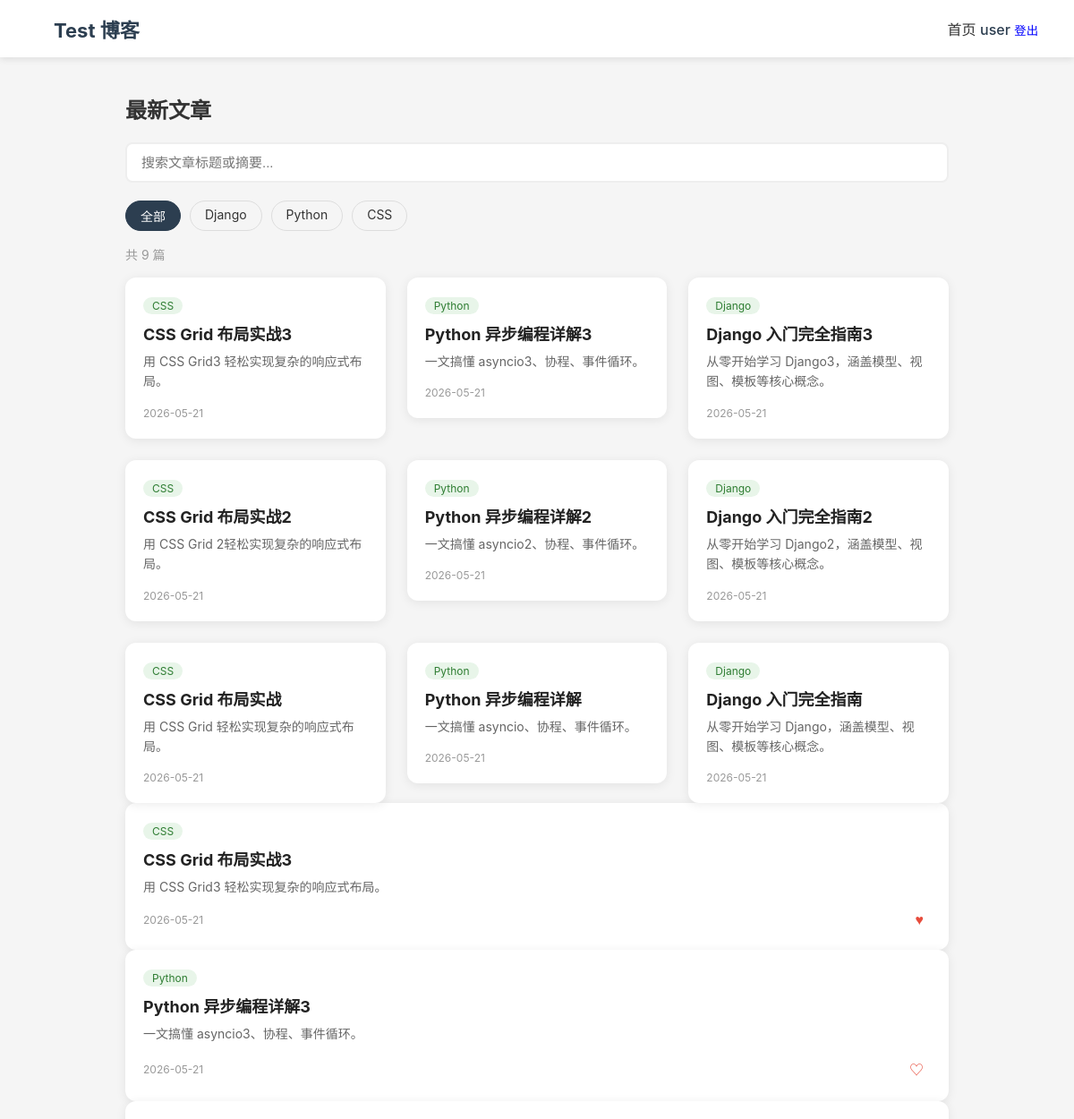
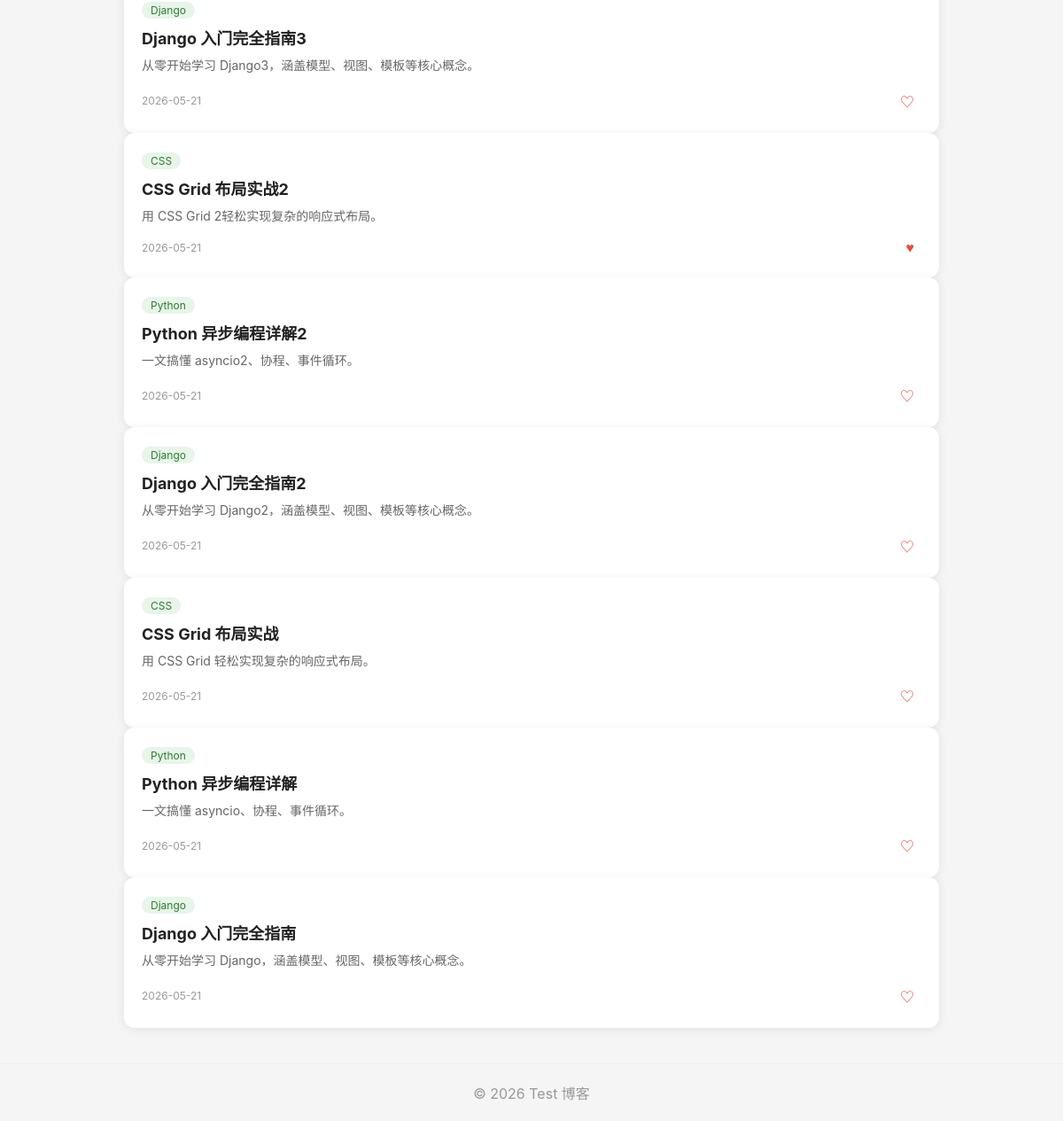
Screenshot of / (signed in) with the database file from the repository (2 pictures, top to bottom).
### blog/models.py (models this page shows, shortened)
class Category(models.Model):
    name = models.CharField("分类名", max_length=50, unique=True)
    slug = models.SlugField("URL 标识", max_length=50, unique=True)
    class Meta:
        verbose_name = "分类"
        verbose_name_plural = "分类"

class Post(models.Model):
    title = models.CharField("标题", max_length=200)
    slug = models.SlugField("URL 标识", max_length=200, unique=True)
    summary = models.TextField("摘要", blank=True)
    content = models.TextField("正文")
    category = models.ForeignKey(
        Category,
        on_delete=models.CASCADE,
        verbose_name="分类",
        related_name="posts",  # 反向查询：category.posts.all()
    )
    created_at = models.DateTimeField("创建时间", auto_now_add=True)
    updated_at = models.DateTimeField("更新时间", auto_now=True)
    favorites = models.ManyToManyField(
        User,
        related_name="favorite_posts",  # 反向查询：user.favorite_posts.all()
        verbose_name="收藏者",
        blank=True,
    )
    class Meta:
        verbose_name = "文章"
        verbose_name_plural = "文章"
        ordering = ["-created_at"]

### blog/views.py (the view)
# urls.py: path("", views.PostListView.as_view(), name="index"),
class PostListView(LoginRequiredMixin, ListView):
    model = Post  # 指定模型
    template_name = "blog/index.html"  # 指定模板（默认：blog/post_list.html）
    context_object_name = "posts"  # 模板中使用的变量名（默认：object_list）
    paginate_by = 12  # 每页 12 条（分页）
    ordering = ["-created_at"]  # 排序
    def get_queryset(self):
        queryset = super().get_queryset()
        self.category_slug = self.request.GET.get("category", "")
        if self.category_slug:
            queryset = queryset.filter(category__slug=self.category_slug)
        self.keyword = self.request.GET.get("q", "")
        if self.keyword:
            queryset = queryset.filter(
                Q(title__icontains=self.keyword) | Q(summary__icontains=self.keyword)
            )
        return queryset
    def get_context_data(self, **kwargs):
        context = super().get_context_data(**kwargs)
        context["categories"] = Category.objects.all()
        context["category_slug"] = self.category_slug
        context["keyword"] = self.keyword
        context["title"] = "RUNOOB 博客 - 首页"
        return context

### blog/templates/blog/index.html (shortened to what this page needs)
{% extends 'blog/base.html' %}
{% block content %}
  <h2 class="section-title">最新文章</h2>
  <div class="search-bar">
    <form method="get" action="{% url 'index' %}">
      <input type="text" name="q" value="{{ keyword }}" placeholder="搜索文章标题或摘要..." class="search-input" />
    </form>
  </div>
  <div class="category-bar">
    <a href="{% url 'index' %}" class="{% if not category_slug %}active{% endif %}">全部</a>
    {% for cat in categories %}
      <a href="{% url 'index' %}?category={{ cat.slug }}"
        class="{% if category_slug == cat.slug %}active{% endif %}">
        {{ cat.name }}
      </a>
    {% endfor %}
  </div>
  <p class="result-info">
    共 {{ posts.count }} 篇
  </p>
  {% if posts %}
    <div class="article-grid">
      {% for post in posts %}
        <a href="{% url 'post_detail' post.pk %}" class="card-link">
          <div class="article-card">
            <div class="card-content">
              <span class="card-category">{{ post.category.name }}</span>
              <h3>{{ post.title }}</h3>
              <p>{{ post.summary|truncatechars:80 }}</p>
              <span class="card-date">{{ post.created_at|date:'Y-m-d' }}</span>
            </div>
          </div>
        </a>
      {% endfor %}
    </div>
  {% else %}
    <p class="empty-tip">没有找到匹配的文章</p>
  {% endif %}
  {% for post in posts %}
    <div class="article-card">
      <div class="card-content">
        <span class="card-category">{{ post.category.name }}</span>
        <h3>{{ post.title }}</h3>
        <p>{{ post.summary|truncatechars:80 }}</p>
        <div class="card-footer">
          <span class="card-date">{{ post.created_at|date:'Y-m-d' }}</span>
          {% if user.is_authenticated %}
            <form method="post" action="{% url 'toggle_favorite' post.pk %}" class="fav-form">
              <button type="submit" class="fav-btn-small">
                {% if user in post.favorites.all %}
                  &#x2665;
                {% else %}
                  ♡
                {% endif %}
              </button>
            </form>
          {% endif %}
        </div>
      </div>
    </div>
  {% endfor %}
{% endblock %}

### blog/templates/blog/base.html (shortened to what this page needs)
<!DOCTYPE html>
<html lang="zh-CN">
  <head>
  </head>
  <body>
    <header class="navbar">
      <a href="/" class="logo">Test 博客</a>
      <nav>
        <a href="/">首页</a>
        {% if user.is_authenticated %}
          <span class="user-name">{{ user.username }}</span>
          <form action="{% url 'logout' %}" method="post" style="display: inline-block;">
            <button type="submit" style="border:none;background:none;color:blue;cursor:pointer;">登出</button>
          </form>
        {% else %}
          <a href="{% url 'login' %}">登录</a>
          <a href="{% url 'register' %}">注册</a>
        {% endif %}
      </nav>
    </header>
    <main class="container">
      {% block content %}
      {% endblock %}
    </main>
    <footer class="footer">
      <p>© 2026 Test 博客</p>
    </footer>
  </body>
</html>

### blog/templates/blog/base.html (style rules this page uses)
* { margin: 0; padding: 0; box-sizing: border-box; }
body { font-family: -apple-system, BlinkMacSystemFont, 'Segoe UI', Roboto, sans-serif; background: #f5f5f5; color: #333; }
.navbar { display: flex; justify-content: space-between; align-items: center; padding: 16px 40px; background: #fff; box-shadow: 0 2px 8px rgba(0, 0, 0, 0.1); }
.navbar .logo { font-size: 22px; font-weight: bold; color: #2c3e50; text-decoration: none; }
.navbar a { margin-left: 20px; text-decoration: none; color: #333; }
.container { max-width: 960px; margin: 40px auto; padding: 0 20px; }
.footer { text-align: center; padding: 20px; color: #999; border-top: 1px solid #eee; }
.section-title { font-size: 24px; margin-bottom: 20px; }
.article-grid { display: grid; grid-template-columns: repeat(auto-fill, minmax(280px, 1fr)); gap: 24px; }
.article-card { background: #fff; border-radius: 12px; overflow: hidden; box-shadow: 0 2px 12px rgba(0, 0, 0, 0.08); transition: transform 0.2s, box-shadow 0.2s; }
.card-content { padding: 20px; }
.card-category { display: inline-block; padding: 2px 10px; background: #e8f5e9; color: #2e7d32; border-radius: 12px; font-size: 12px; margin-bottom: 8px; }
.article-card h3 { font-size: 18px; margin-bottom: 8px; color: #222; }
.article-card p { font-size: 14px; color: #666; line-height: 1.6; margin-bottom: 12px; }
.card-date { font-size: 12px; color: #999; }
.search-bar { margin-bottom: 20px; }
.search-input { width: 100%; padding: 12px 16px; border: 2px solid #eee; border-radius: 8px; font-size: 15px; outline: none; transition: border-color 0.2s; }
.category-bar { display: flex; gap: 10px; margin-bottom: 16px; flex-wrap: wrap; }
.category-bar a { padding: 6px 16px; border: 1px solid #ddd; border-radius: 20px; text-decoration: none; color: #333; font-size: 14px; transition: all 0.2s; }
.category-bar a.active { background: #2c3e50; color: #fff; border-color: #2c3e50; }
.result-info { color: #999; font-size: 14px; margin-bottom: 16px; }
.card-link { text-decoration: none; color: inherit; }
.user-name { color: #2c3e50; font-weight: 500; }
.fav-btn, .fav-btn-small { background: none; border: none; font-size: 18px; cursor: pointer; color: #e74c3c; padding: 4px 8px; transition: transform 0.2s; }
.fav-btn-small { font-size: 16px; }
.fav-form { display: inline; }
.card-footer { display: flex; justify-content: space-between; align-items: center; margin-top: 10px; }

### rows the page displays
Category: name "Django"
Category: name "Python"
Category: name "CSS"
Post: category.name "CSS", title "CSS Grid 布局实战3", summary "用 CSS Grid3 轻松实现复杂的响应式布局。", created_at "2026-05-21"
Post: category.name "Python", title "Python 异步编程详解3", summary "一文搞懂 asyncio3、协程、事件循环。", created_at "2026-05-21"
Post: category.name "Django", title "Django 入门完全指南3", summary "从零开始学习 Django3，涵盖模型、视图、模板等核心概念。", created_at "2026-05-21"
Post: category.name "CSS", title "CSS Grid 布局实战2", summary "用 CSS Grid 2轻松实现复杂的响应式布局。", created_at "2026-05-21"
Post: category.name "Python", title "Python 异步编程详解2", summary "一文搞懂 asyncio2、协程、事件循环。", created_at "2026-05-21"
Post: category.name "Django", title "Django 入门完全指南2", summary "从零开始学习 Django2，涵盖模型、视图、模板等核心概念。", created_at "2026-05-21"
Post: category.name "CSS", title "CSS Grid 布局实战", summary "用 CSS Grid 轻松实现复杂的响应式布局。", created_at "2026-05-21"
Post: category.name "Python", title "Python 异步编程详解", summary "一文搞懂 asyncio、协程、事件循环。", created_at "2026-05-21"
Post: category.name "Django", title "Django 入门完全指南", summary "从零开始学习 Django，涵盖模型、视图、模板等核心概念。", created_at "2026-05-21"

### other values shown
{{ user.username }} "user"
{{ posts.count }} "9"
